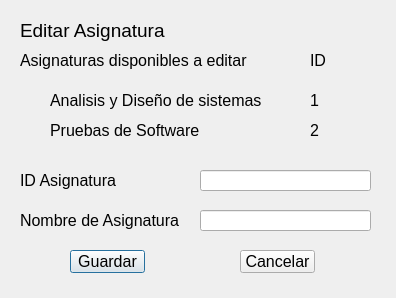
<?xml version="1.0" encoding="UTF-8"?>
<ui version="4.0">
 <class>editarAsignatura</class>
 <widget class="QDialog" name="editarAsignatura">
  <property name="geometry">
   <rect>
    <x>0</x>
    <y>0</y>
    <width>396</width>
    <height>298</height>
   </rect>
  </property>
  <property name="windowTitle">
   <string>Editar Asignatura</string>
  </property>
  <widget class="QLabel" name="label">
   <property name="geometry">
    <rect>
     <x>20</x>
     <y>10</y>
     <width>161</width>
     <height>41</height>
    </rect>
   </property>
   <property name="font">
    <font>
     <pointsize>14</pointsize>
    </font>
   </property>
   <property name="text">
    <string>Editar Asignatura</string>
   </property>
  </widget>
  <widget class="QLineEdit" name="ltIDAsignatura">
   <property name="geometry">
    <rect>
     <x>200</x>
     <y>170</y>
     <width>171</width>
     <height>21</height>
    </rect>
   </property>
   <property name="font">
    <font>
     <pointsize>12</pointsize>
    </font>
   </property>
  </widget>
  <widget class="QLabel" name="label_2">
   <property name="geometry">
    <rect>
     <x>20</x>
     <y>160</y>
     <width>161</width>
     <height>41</height>
    </rect>
   </property>
   <property name="font">
    <font>
     <pointsize>12</pointsize>
    </font>
   </property>
   <property name="text">
    <string>ID Asignatura</string>
   </property>
  </widget>
  <widget class="QLabel" name="label_3">
   <property name="geometry">
    <rect>
     <x>20</x>
     <y>200</y>
     <width>161</width>
     <height>41</height>
    </rect>
   </property>
   <property name="font">
    <font>
     <pointsize>12</pointsize>
    </font>
   </property>
   <property name="text">
    <string>Nombre de Asignatura</string>
   </property>
  </widget>
  <widget class="QLineEdit" name="ltNombreAsignatura">
   <property name="geometry">
    <rect>
     <x>200</x>
     <y>210</y>
     <width>171</width>
     <height>21</height>
    </rect>
   </property>
   <property name="font">
    <font>
     <pointsize>12</pointsize>
    </font>
   </property>
   <property name="text">
    <string/>
   </property>
  </widget>
  <widget class="QPushButton" name="pbGuardar">
   <property name="geometry">
    <rect>
     <x>70</x>
     <y>250</y>
     <width>75</width>
     <height>23</height>
    </rect>
   </property>
   <property name="font">
    <font>
     <pointsize>12</pointsize>
    </font>
   </property>
   <property name="text">
    <string>Guardar</string>
   </property>
  </widget>
  <widget class="QPushButton" name="pbCancelar">
   <property name="geometry">
    <rect>
     <x>240</x>
     <y>250</y>
     <width>75</width>
     <height>23</height>
    </rect>
   </property>
   <property name="font">
    <font>
     <pointsize>12</pointsize>
    </font>
   </property>
   <property name="text">
    <string>Cancelar</string>
   </property>
  </widget>
  <widget class="QLabel" name="label_4">
   <property name="geometry">
    <rect>
     <x>50</x>
     <y>80</y>
     <width>211</width>
     <height>41</height>
    </rect>
   </property>
   <property name="font">
    <font>
     <pointsize>12</pointsize>
    </font>
   </property>
   <property name="text">
    <string>Analisis y Diseño de sistemas</string>
   </property>
  </widget>
  <widget class="QLabel" name="label_5">
   <property name="geometry">
    <rect>
     <x>50</x>
     <y>110</y>
     <width>211</width>
     <height>41</height>
    </rect>
   </property>
   <property name="font">
    <font>
     <pointsize>12</pointsize>
    </font>
   </property>
   <property name="text">
    <string>Pruebas de Software</string>
   </property>
  </widget>
  <widget class="QLabel" name="label_6">
   <property name="geometry">
    <rect>
     <x>310</x>
     <y>80</y>
     <width>31</width>
     <height>41</height>
    </rect>
   </property>
   <property name="font">
    <font>
     <pointsize>12</pointsize>
    </font>
   </property>
   <property name="text">
    <string>1</string>
   </property>
  </widget>
  <widget class="QLabel" name="label_7">
   <property name="geometry">
    <rect>
     <x>310</x>
     <y>110</y>
     <width>31</width>
     <height>41</height>
    </rect>
   </property>
   <property name="font">
    <font>
     <pointsize>12</pointsize>
    </font>
   </property>
   <property name="text">
    <string>2</string>
   </property>
  </widget>
  <widget class="QLabel" name="label_8">
   <property name="geometry">
    <rect>
     <x>310</x>
     <y>40</y>
     <width>31</width>
     <height>41</height>
    </rect>
   </property>
   <property name="font">
    <font>
     <pointsize>12</pointsize>
    </font>
   </property>
   <property name="text">
    <string>ID</string>
   </property>
  </widget>
  <widget class="QLabel" name="label_9">
   <property name="geometry">
    <rect>
     <x>20</x>
     <y>40</y>
     <width>241</width>
     <height>41</height>
    </rect>
   </property>
   <property name="font">
    <font>
     <pointsize>12</pointsize>
    </font>
   </property>
   <property name="text">
    <string>Asignaturas disponibles a editar</string>
   </property>
  </widget>
 </widget>
 <resources/>
 <connections/>
</ui>
